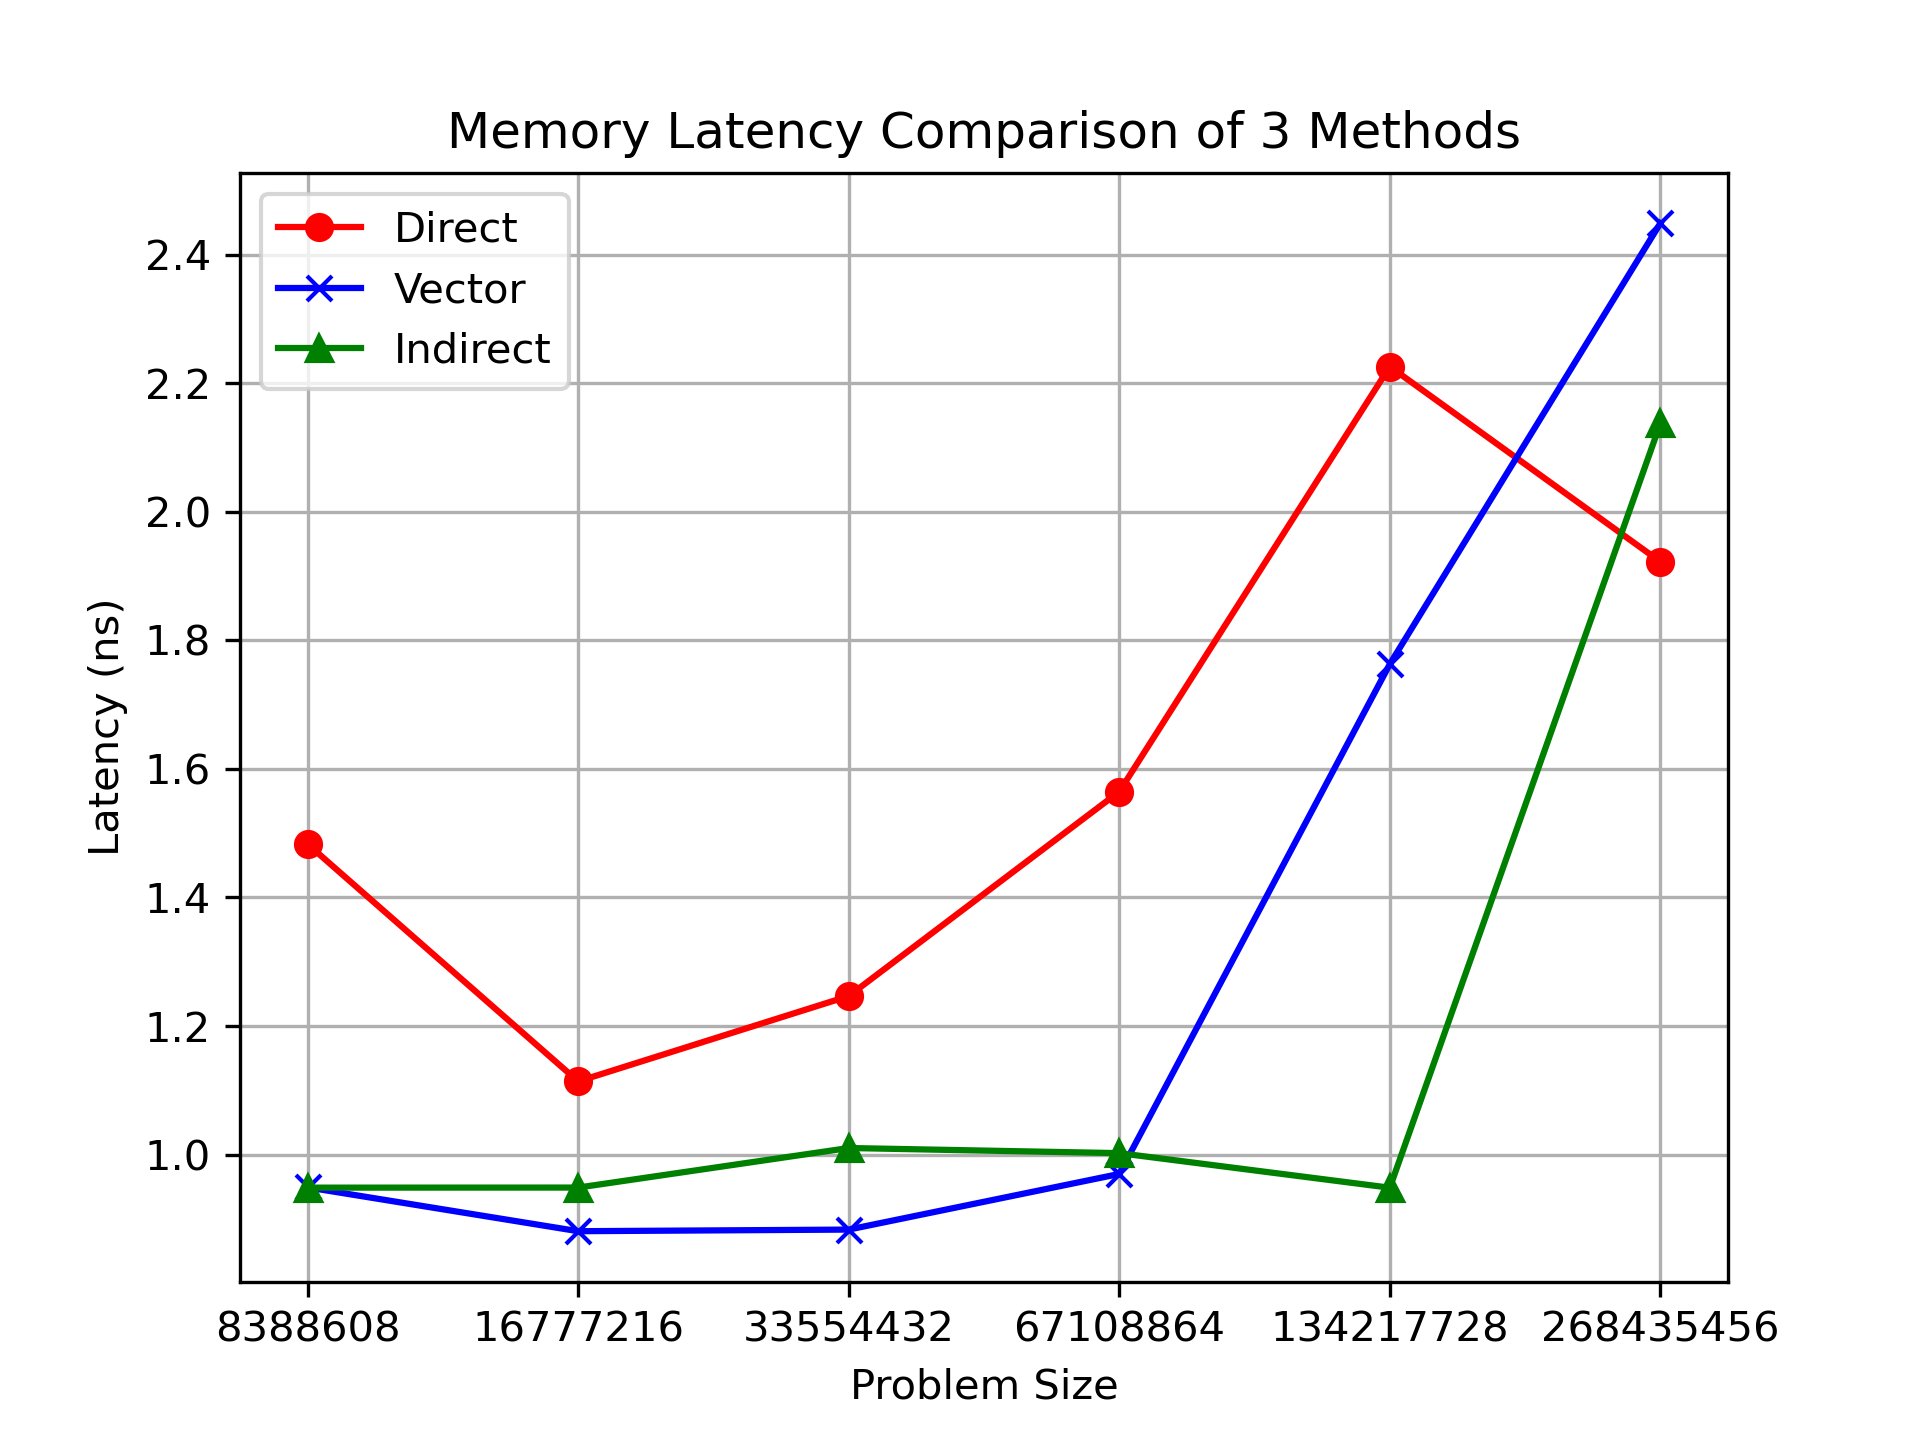

This chart was generated by the following Python code:
import pandas as pd
import matplotlib.pyplot as plt

plot_fname = "latency_plot.png"

# Load your memory latency data CSV file
fname = "my_data_latency.csv"
df = pd.read_csv(fname, comment="#")
print(df)

var_names = list(df.columns)
print("var names =", var_names)

# Extract columns: Problem Size, Direct, Vector, Indirect
problem_sizes = df[var_names[0]].values.tolist()
direct_lat = df[var_names[1]].values.tolist()
vector_lat = df[var_names[2]].values.tolist()
indirect_lat = df[var_names[3]].values.tolist()

plt.figure()

# Set up the plot title and axis labels
plt.title("Memory Latency Comparison of 3 Methods")
xlocs = [i for i in range(len(problem_sizes))]
plt.xticks(xlocs, problem_sizes)
plt.xlabel("Problem Size")
plt.ylabel("Latency (ns)")

# Plot the data with different markers/colors
plt.plot(direct_lat, "r-o", label="Direct")
plt.plot(vector_lat, "b-x", label="Vector")
plt.plot(indirect_lat, "g-^", label="Indirect")

plt.legend(loc="best")
plt.grid(axis='both')

# Save and display the plot
plt.savefig(plot_fname, dpi=300)
plt.show()  